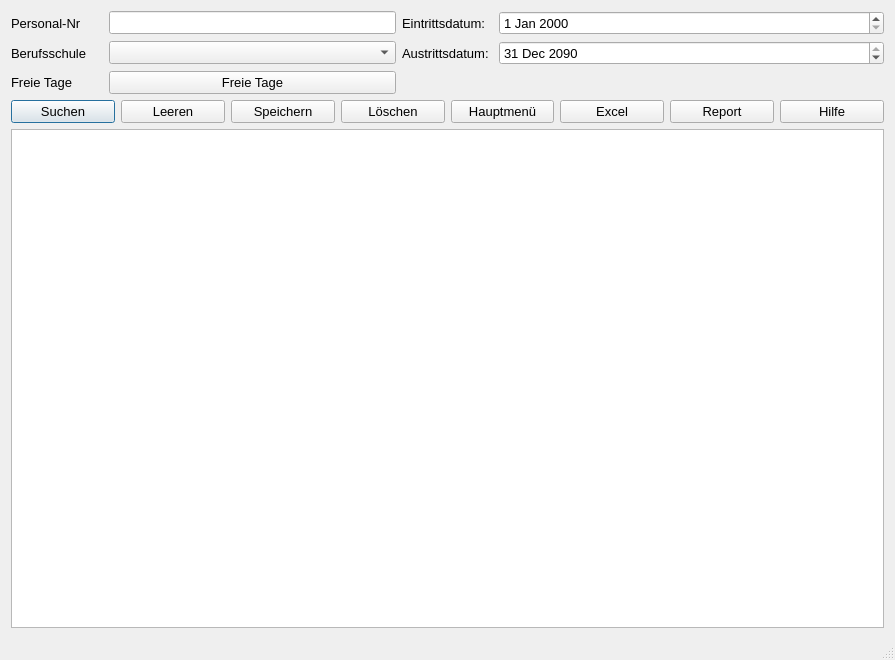
<?xml version="1.0" encoding="UTF-8"?>
<ui version="4.0">
 <class>Berufssschule</class>
 <widget class="QDialog" name="Berufssschule">
  <property name="geometry">
   <rect>
    <x>0</x>
    <y>0</y>
    <width>895</width>
    <height>660</height>
   </rect>
  </property>
  <property name="minimumSize">
   <size>
    <width>895</width>
    <height>660</height>
   </size>
  </property>
  <property name="windowTitle">
   <string>Ausbilder</string>
  </property>
  <property name="sizeGripEnabled">
   <bool>true</bool>
  </property>
  <layout class="QGridLayout" name="gridLayout">
   <item row="1" column="1" colspan="3">
    <widget class="QLineEdit" name="le_PersNr">
     <property name="font">
      <font>
       <pointsize>10</pointsize>
      </font>
     </property>
    </widget>
   </item>
   <item row="27" column="0" colspan="9">
    <widget class="QLabel" name="lab_INFO">
     <property name="maximumSize">
      <size>
       <width>16777215</width>
       <height>30</height>
      </size>
     </property>
     <property name="font">
      <font>
       <pointsize>10</pointsize>
      </font>
     </property>
     <property name="text">
      <string/>
     </property>
    </widget>
   </item>
   <item row="26" column="0" colspan="9">
    <widget class="QTableWidget" name="tw_Data">
     <property name="enabled">
      <bool>true</bool>
     </property>
     <property name="minimumSize">
      <size>
       <width>0</width>
       <height>0</height>
      </size>
     </property>
     <property name="maximumSize">
      <size>
       <width>16777215</width>
       <height>500</height>
      </size>
     </property>
     <property name="font">
      <font>
       <pointsize>10</pointsize>
      </font>
     </property>
     <property name="sizeAdjustPolicy">
      <enum>QAbstractScrollArea::AdjustIgnored</enum>
     </property>
     <property name="editTriggers">
      <set>QAbstractItemView::NoEditTriggers</set>
     </property>
     <property name="tabKeyNavigation">
      <bool>false</bool>
     </property>
     <property name="showDropIndicator" stdset="0">
      <bool>false</bool>
     </property>
     <property name="dragDropOverwriteMode">
      <bool>true</bool>
     </property>
     <property name="alternatingRowColors">
      <bool>true</bool>
     </property>
     <attribute name="verticalHeaderVisible">
      <bool>false</bool>
     </attribute>
    </widget>
   </item>
   <item row="5" column="0" colspan="9">
    <layout class="QGridLayout" name="gridLayout_2">
     <item row="0" column="0">
      <widget class="QPushButton" name="pb_suchen">
       <property name="minimumSize">
        <size>
         <width>100</width>
         <height>0</height>
        </size>
       </property>
       <property name="font">
        <font>
         <pointsize>10</pointsize>
        </font>
       </property>
       <property name="text">
        <string>Suchen</string>
       </property>
       <property name="icon">
        <iconset>
         <normaloff>C:/Users/koele/_Symbole/UsedSymbols/searchmagnifierinterfacesymbol1_79893.ico</normaloff>C:/Users/koele/_Symbole/UsedSymbols/searchmagnifierinterfacesymbol1_79893.ico</iconset>
       </property>
      </widget>
     </item>
     <item row="0" column="1">
      <widget class="QPushButton" name="pb_clear">
       <property name="minimumSize">
        <size>
         <width>100</width>
         <height>0</height>
        </size>
       </property>
       <property name="font">
        <font>
         <pointsize>10</pointsize>
        </font>
       </property>
       <property name="text">
        <string>Leeren</string>
       </property>
      </widget>
     </item>
     <item row="0" column="4">
      <widget class="QPushButton" name="pb_Abbrechen">
       <property name="minimumSize">
        <size>
         <width>100</width>
         <height>0</height>
        </size>
       </property>
       <property name="font">
        <font>
         <pointsize>10</pointsize>
        </font>
       </property>
       <property name="text">
        <string>Hauptmenü</string>
       </property>
       <property name="icon">
        <iconset>
         <normaloff>C:/Users/koele/_Symbole/UsedSymbols/log-out_icon-icons.com_50106.ico</normaloff>C:/Users/koele/_Symbole/UsedSymbols/log-out_icon-icons.com_50106.ico</iconset>
       </property>
      </widget>
     </item>
     <item row="0" column="3">
      <widget class="QPushButton" name="pb_Loeschen">
       <property name="minimumSize">
        <size>
         <width>100</width>
         <height>0</height>
        </size>
       </property>
       <property name="font">
        <font>
         <pointsize>10</pointsize>
        </font>
       </property>
       <property name="text">
        <string>Löschen</string>
       </property>
       <property name="icon">
        <iconset>
         <normaloff>C:/Users/koele/_Symbole/UsedSymbols/seo-social-web-network-internet_262_icon-icons.com_61518.ico</normaloff>C:/Users/koele/_Symbole/UsedSymbols/seo-social-web-network-internet_262_icon-icons.com_61518.ico</iconset>
       </property>
      </widget>
     </item>
     <item row="0" column="6">
      <widget class="QPushButton" name="pb_report">
       <property name="minimumSize">
        <size>
         <width>100</width>
         <height>0</height>
        </size>
       </property>
       <property name="font">
        <font>
         <pointsize>10</pointsize>
        </font>
       </property>
       <property name="text">
        <string>Report</string>
       </property>
       <property name="icon">
        <iconset>
         <normaloff>C:/Users/koele/_Symbole/UsedSymbols/reporting_noun_report_document_file_icon_148360.ico</normaloff>C:/Users/koele/_Symbole/UsedSymbols/reporting_noun_report_document_file_icon_148360.ico</iconset>
       </property>
      </widget>
     </item>
     <item row="0" column="5">
      <widget class="QPushButton" name="pb_excel">
       <property name="minimumSize">
        <size>
         <width>100</width>
         <height>0</height>
        </size>
       </property>
       <property name="font">
        <font>
         <pointsize>10</pointsize>
        </font>
       </property>
       <property name="text">
        <string>Excel</string>
       </property>
       <property name="icon">
        <iconset>
         <normaloff>C:/Users/koele/_Symbole/UsedSymbols/microsoft_excel_icon_132212.ico</normaloff>C:/Users/koele/_Symbole/UsedSymbols/microsoft_excel_icon_132212.ico</iconset>
       </property>
      </widget>
     </item>
     <item row="0" column="2">
      <widget class="QPushButton" name="pb_Speichern">
       <property name="minimumSize">
        <size>
         <width>100</width>
         <height>0</height>
        </size>
       </property>
       <property name="font">
        <font>
         <pointsize>10</pointsize>
        </font>
       </property>
       <property name="text">
        <string>Speichern</string>
       </property>
       <property name="icon">
        <iconset>
         <normaloff>C:/Users/koele/_Symbole/UsedSymbols/save_3621.ico</normaloff>C:/Users/koele/_Symbole/UsedSymbols/save_3621.ico</iconset>
       </property>
      </widget>
     </item>
     <item row="0" column="7">
      <widget class="QPushButton" name="pb_Hilfe">
       <property name="minimumSize">
        <size>
         <width>100</width>
         <height>0</height>
        </size>
       </property>
       <property name="font">
        <font>
         <pointsize>10</pointsize>
        </font>
       </property>
       <property name="text">
        <string>Hilfe</string>
       </property>
       <property name="icon">
        <iconset>
         <normaloff>C:/Users/koele/_Symbole/UsedSymbols/info_13213.ico</normaloff>C:/Users/koele/_Symbole/UsedSymbols/info_13213.ico</iconset>
       </property>
      </widget>
     </item>
    </layout>
   </item>
   <item row="3" column="4">
    <widget class="QLabel" name="l_Austrittsdatum">
     <property name="font">
      <font>
       <pointsize>10</pointsize>
      </font>
     </property>
     <property name="text">
      <string>Austrittsdatum:</string>
     </property>
    </widget>
   </item>
   <item row="1" column="4">
    <widget class="QLabel" name="l_Eintrittsdatum">
     <property name="font">
      <font>
       <pointsize>10</pointsize>
      </font>
     </property>
     <property name="text">
      <string>Eintrittsdatum:</string>
     </property>
    </widget>
   </item>
   <item row="3" column="5" colspan="4">
    <widget class="QDateEdit" name="de_Austritt">
     <property name="font">
      <font>
       <pointsize>10</pointsize>
      </font>
     </property>
     <property name="dateTime">
      <datetime>
       <hour>0</hour>
       <minute>0</minute>
       <second>0</second>
       <year>2090</year>
       <month>12</month>
       <day>31</day>
      </datetime>
     </property>
     <property name="maximumDateTime">
      <datetime>
       <hour>23</hour>
       <minute>59</minute>
       <second>59</second>
       <year>2090</year>
       <month>12</month>
       <day>31</day>
      </datetime>
     </property>
    </widget>
   </item>
   <item row="1" column="0">
    <widget class="QLabel" name="l_Vorname">
     <property name="font">
      <font>
       <pointsize>10</pointsize>
      </font>
     </property>
     <property name="text">
      <string>Personal-Nr</string>
     </property>
    </widget>
   </item>
   <item row="3" column="1" colspan="3">
    <widget class="QComboBox" name="comboBox">
     <property name="font">
      <font>
       <pointsize>10</pointsize>
      </font>
     </property>
    </widget>
   </item>
   <item row="3" column="0">
    <widget class="QLabel" name="le_Berufsschule">
     <property name="font">
      <font>
       <pointsize>10</pointsize>
      </font>
     </property>
     <property name="text">
      <string>Berufsschule</string>
     </property>
    </widget>
   </item>
   <item row="1" column="5" colspan="4">
    <widget class="QDateEdit" name="de_Eintritt">
     <property name="font">
      <font>
       <pointsize>10</pointsize>
      </font>
     </property>
    </widget>
   </item>
   <item row="4" column="1" colspan="3">
    <widget class="QPushButton" name="pb_freieTage">
     <property name="font">
      <font>
       <pointsize>10</pointsize>
      </font>
     </property>
     <property name="text">
      <string>Freie Tage</string>
     </property>
    </widget>
   </item>
   <item row="4" column="0">
    <widget class="QLabel" name="label">
     <property name="font">
      <font>
       <pointsize>10</pointsize>
      </font>
     </property>
     <property name="text">
      <string>Freie Tage </string>
     </property>
    </widget>
   </item>
  </layout>
 </widget>
 <tabstops>
  <tabstop>tw_Data</tabstop>
 </tabstops>
 <resources/>
 <connections/>
</ui>
